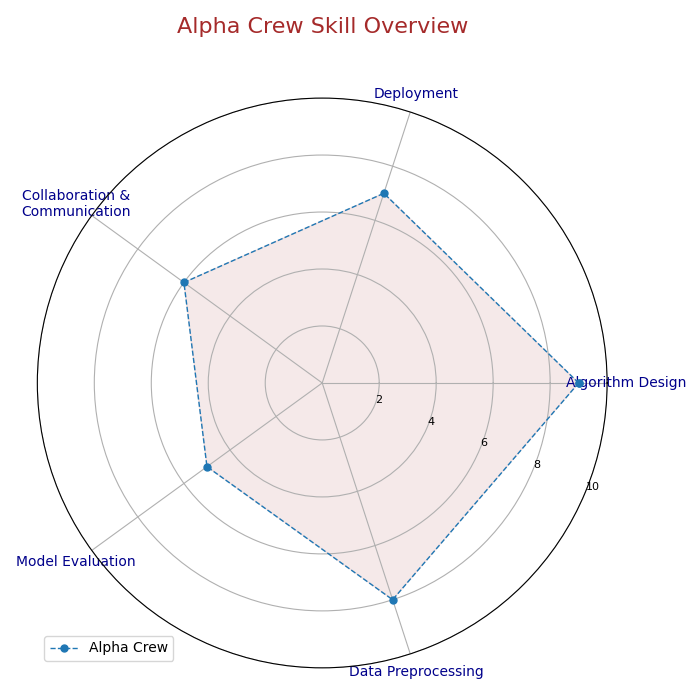

Write Python code to recreate this figure.
import numpy as np
import matplotlib.pyplot as plt
from math import pi

skill_areas = [
    'Algorithm Design', 'Deployment', 'Collaboration &\nCommunication',
    'Model Evaluation', 'Data Preprocessing'
]

alpha_team_skills = [7, 5, 9, 6, 8]
beta_team_skills = [8, 6, 5, 7, 7]
gamma_team_skills = [6, 8, 4, 9, 6]
delta_team_skills = [9, 7, 6, 5, 8]

teams_data = {
    'Team Gamma': alpha_team_skills,
    'Squad Beta': beta_team_skills,
    'Delta Group': gamma_team_skills,
    'Alpha Crew': delta_team_skills
}

team_colors = {
    'Team Gamma': 'purple',
    'Squad Beta': 'teal',
    'Delta Group': 'magenta',
    'Alpha Crew': 'brown'
}

def create_radar_chart(title, team_data, labels, team_name, color):
    num_vars = len(labels)
    angles = np.linspace(0, 2 * pi, num_vars, endpoint=False).tolist()

    team_data += team_data[:1]
    angles += angles[:1]

    fig, ax = plt.subplots(figsize=(7, 7), subplot_kw=dict(polar=True))
    plt.xticks(angles[:-1], labels, color='darkblue', size=10)
    ax.set_rlabel_position(-22.5)  # Changed radial label position
    plt.yticks([2, 4, 6, 8, 10], ["2", "4", "6", "8", "10"], color="black", size=8)
    plt.ylim(0, 10)

    ax.plot(angles, team_data, linewidth=1, linestyle='dashed', marker='o', markersize=5, label=team_name)  # Changed line style and markers
    ax.fill(angles, team_data, color=color, alpha=0.1)

    plt.title(title, size=16, color=color, y=1.1)
    plt.legend(loc='lower left')  # Changed legend position

# Removed gridlines
for team_name, skill_levels in teams_data.items():
    create_radar_chart(f'{team_name} Skill Overview', skill_levels, skill_areas, team_name, team_colors[team_name])

plt.tight_layout()
plt.show()
